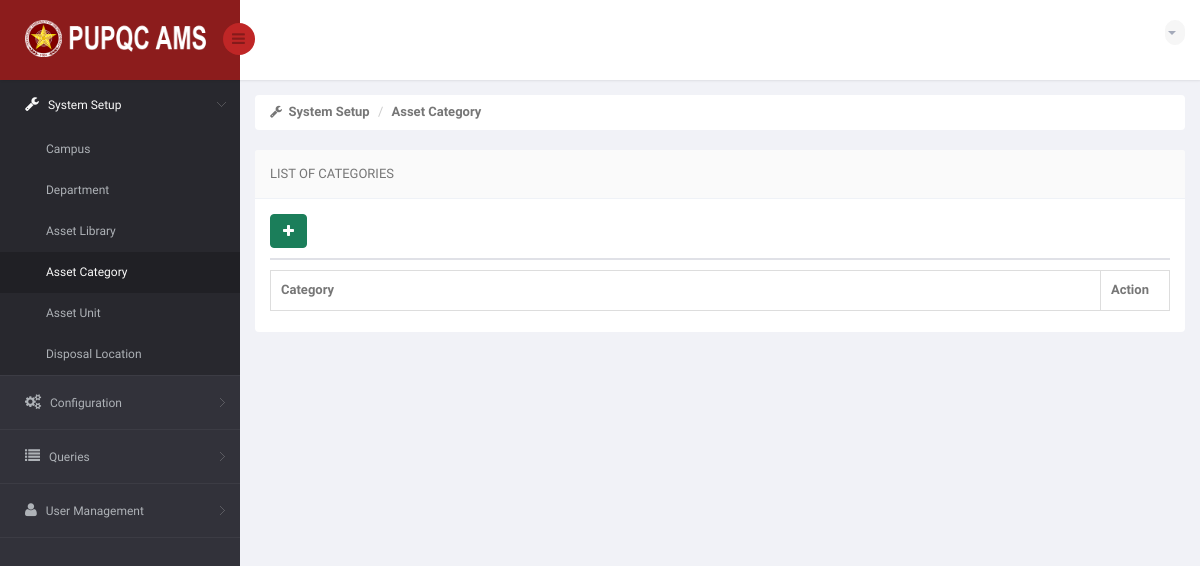
Before: /DIR/Administrator/ADAssetCategory.php (signed in) with the older database file.
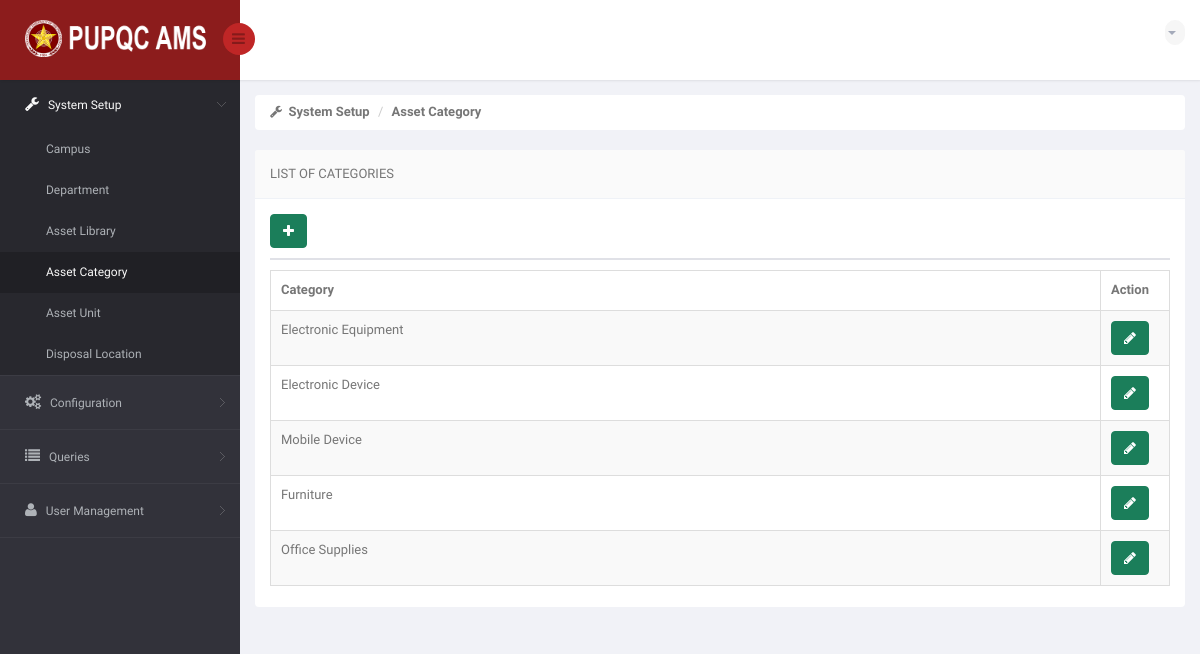
After: the same page with the newer database file.
### tables this page shows
CREATE TABLE `ams_r_asset_category` (
  `AC_ID` int(11) NOT NULL,
  `AC_NAME` varchar(30) NOT NULL
);

### DIR/Administrator/ADAssetCategory.php (the view, shortened to what the changed rows need)
<!DOCTYPE html>
<html lang="en">
<head>
    <link href="../../bs3/css/bootstrap.min.css" rel="stylesheet">
    <link href="../../css/bootstrap-reset.css" rel="stylesheet">
    <link href="../../font-awesome/css/font-awesome.css" rel="stylesheet" />
    <link href="../../js/advanced-datatable/css/demo_page.css" rel="stylesheet" />
    <link href="../../js/advanced-datatable/css/demo_table.css" rel="stylesheet" />
    <link rel="stylesheet" href="../../js/data-tables/DT_bootstrap.css" />
    <link href="../../css/style.css" rel="stylesheet">
    <link href="../../css/style-responsive.css" rel="stylesheet" />
    <link href="../../js/iCheck/skins/minimal/minimal.css" rel="stylesheet">
    <link href="../../js/iCheck/skins/minimal/red.css" rel="stylesheet">
    <link href="../../js/iCheck/skins/minimal/green.css" rel="stylesheet">
    <link href="../../js/iCheck/skins/minimal/blue.css" rel="stylesheet">
    <link href="../../js/iCheck/skins/minimal/yellow.css" rel="stylesheet">
    <link href="../../js/iCheck/skins/minimal/purple.css" rel="stylesheet">
    <link href="../../js/iCheck/skins/square/square.css" rel="stylesheet">
    <link href="../../js/iCheck/skins/square/red.css" rel="stylesheet">
    <link href="../../js/iCheck/skins/square/green.css" rel="stylesheet">
    <link href="../../js/iCheck/skins/square/blue.css" rel="stylesheet">
    <link href="../../js/iCheck/skins/square/yellow.css" rel="stylesheet">
    <link href="../../js/iCheck/skins/square/purple.css" rel="stylesheet">
    <link href="../../js/iCheck/skins/flat/grey.css" rel="stylesheet">
    <link href="../../js/iCheck/skins/flat/red.css" rel="stylesheet">
    <link href="../../js/iCheck/skins/flat/green.css" rel="stylesheet">
    <link href="../../js/iCheck/skins/flat/blue.css" rel="stylesheet">
    <link href="../../js/iCheck/skins/flat/yellow.css" rel="stylesheet">
    <link href="../../js/iCheck/skins/flat/purple.css" rel="stylesheet">
    <link rel="stylesheet" type="text/css" href="../../js/select2/select2.css" />
    <link rel="stylesheet" type="text/css" href="../../js/bootstrap-daterangepicker/daterangepicker-bs3.css" />
    <link rel="stylesheet" type="text/css" href="../../js/bootstrap-datetimepicker/css/datetimepicker.css" />
    <link rel="stylesheet" type="text/css" href="../../js/bootstrap-datepicker/css/datepicker.css" />
    <link href="../../js/plugins/sweetalert/sweetalert.css" type="text/css" rel="stylesheet" media="screen,projection">
</head>
<body>
<section id="container" >
                <?php
                    include('../Connection/db.php');
                  ?>
    <section id="main-content">
        <section class="wrapper">
            <div class="row">
                <div class="col-sm-12">
                    <section class="panel">
                        <div class="panel-body">
                            <div class="adv-table">
                                <table  class="display table table-bordered table-striped tblCampusData" id="dynamic-table">
                                    <thead>
                                        <tr>
                                            <th style="width: 900px">Category</th>
                                            <th style="width: 70px">Action</th>
                                        </tr>
                                    </thead>
                                    <tbody>
                                    <?php
                                        $sql = "SELECT * FROM ams_r_asset_category";
                                        $result = mysqli_query($connection, $sql) or die("Bad Query: $sql");
                                        while($row = mysqli_fetch_assoc($result))
                                            {
                                              $id = $row['AC_ID'];
                                              $cat = $row['AC_NAME'];
                                    ?>
                                        <tr class="gradeX"">
                                            <td> <?php echo $cat; ?> </td>
                                            <td>
                                                <a data-toggle="modal" class="btn btn-success updateCampus" href="#myModalUpdate<?php echo $id ?>"><i class="fa fa-pencil"></i></a>
                                            </td>
                                        </tr>
                                    <?php
                                        }
                                    ?>
                                    </tbody>
                                </table>
                            </div>
                        </div>
                    </section>
                </div>
            </div>
        </section>
    </section>
</section>
</body>
</html>

Changed rows visible on the page:
added ams_r_asset_category: AC_NAME "Electronic Equipment"
added ams_r_asset_category: AC_NAME "Electronic Device"
added ams_r_asset_category: AC_NAME "Mobile Device"
added ams_r_asset_category: AC_NAME "Furniture"
added ams_r_asset_category: AC_NAME "Office Supplies"
